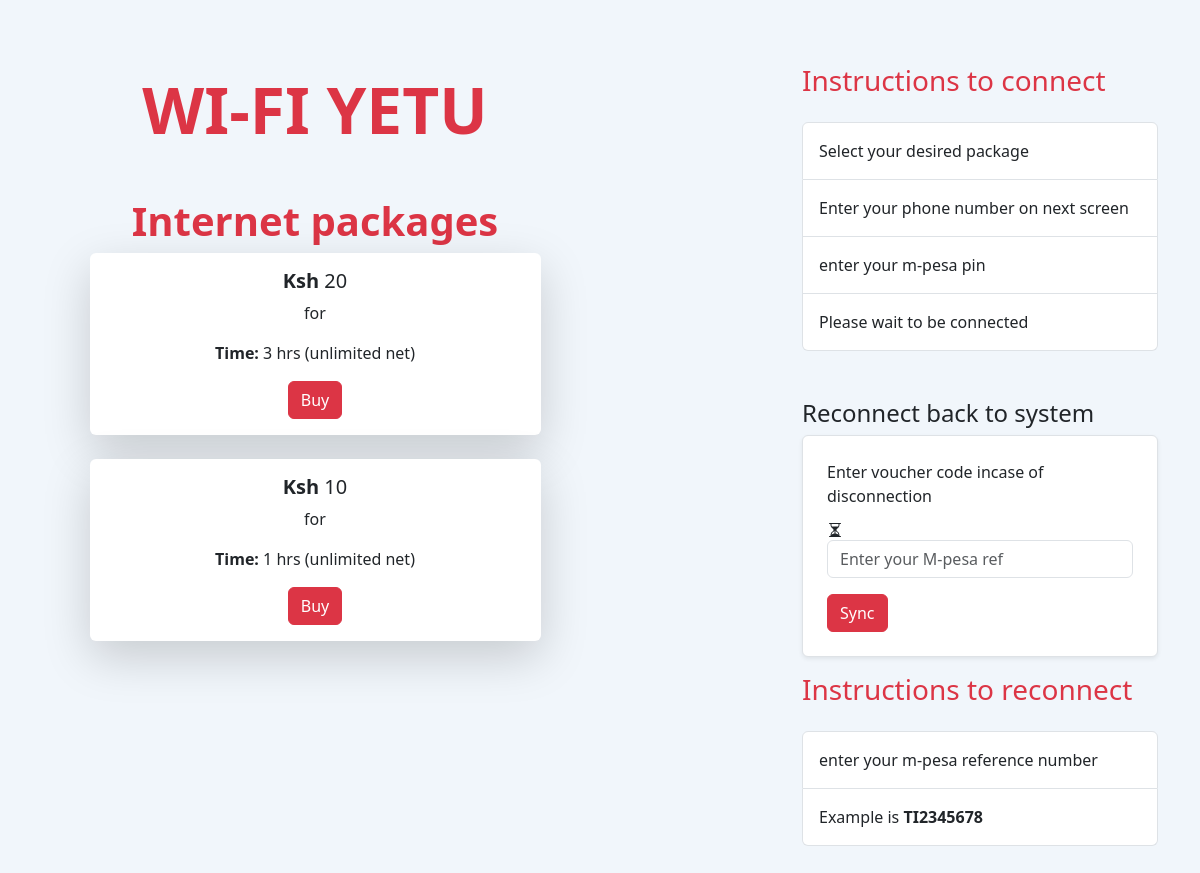
Before: / with the older database file.
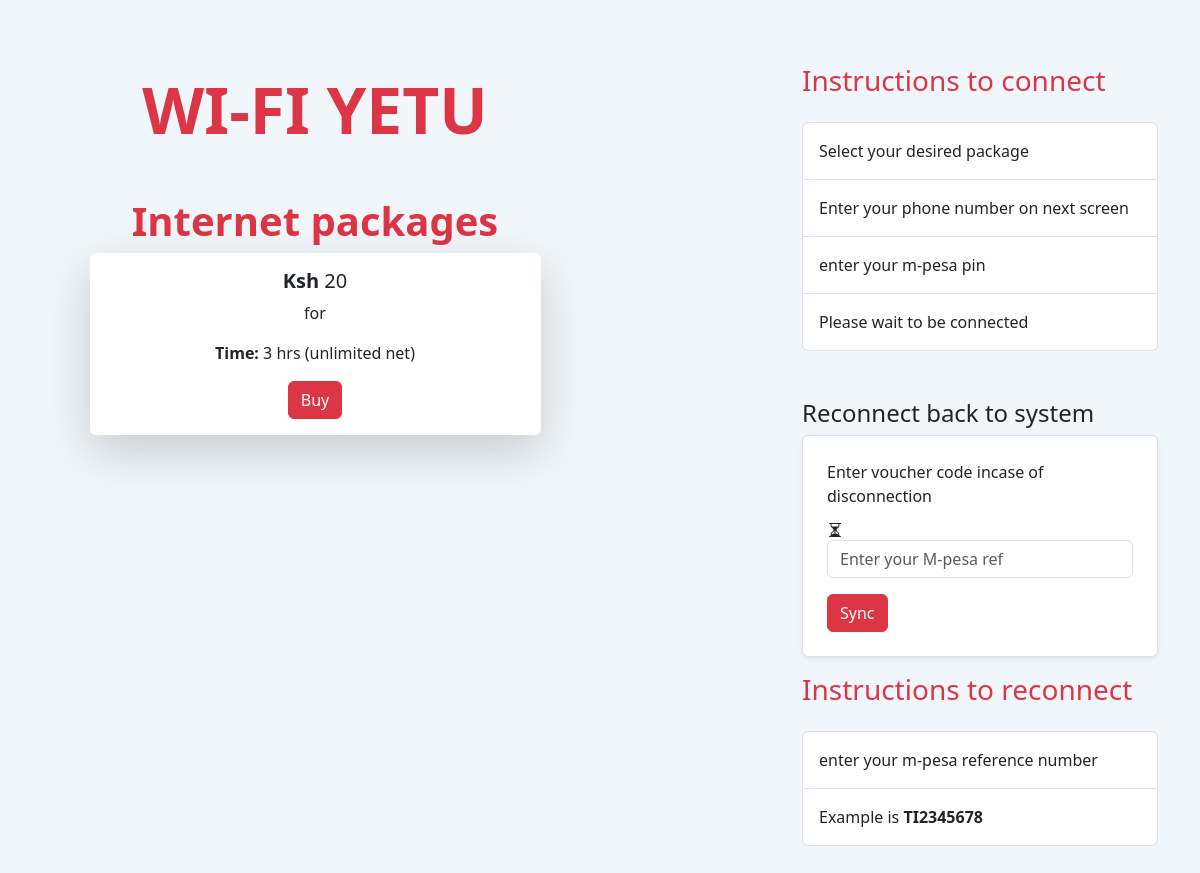
After: the same page with the newer database file.
### backend/models.py (models this page shows, shortened)
class Amount(models.Model):
    amount = models.IntegerField()
    duration = models.IntegerField()

### backend/views.py (the view)
# urls.py: path('', views.index, name='index'),
def index(request):
    internet_packages ={'packages':Amount.objects.all()}
    return render(request, 'index.html',internet_packages)

### templates/index.html (shortened to what this page needs)
{% block content %}
<!DOCTYPE html>
<html lang="en">
<head>
  <link href="https://cdn.jsdelivr.net/npm/bootstrap@5.3.7/dist/css/bootstrap.min.css" rel="stylesheet">
</head>
<body style="background-color: #f1f6fb;">
    <div class="container py-5">
        <div class="row justify-content-center align-items-start">
                <div class="col-md-6">
                    <h1 class="display-3 fw-bold text-center text-danger mb-5 mt-4 text-uppercase">WI-FI YETU</h1>
                    <h3 class=" display-6 fw-bold text-center text-danger mb-2 mt-1">Internet packages</h3>
                    <div class="row g-4 justify-content-center">
                    {% for package in packages %}
                        <div class="col-md-10">
                            <div class="card shadow-lg border-0 h-100 text-center">
                            <div class="card-body">
                                <h5 class="card-title"><b>Ksh</b> {{ package.amount }}</h5>
                                <p class="card-text">for</p>
                                <p class="card-text"><b>Time:</b> {{ package.duration }} hrs (unlimited net)</p>
                                <a href="{% url 'confirm' package.id %}" class="btn btn-danger">Buy</a>
                            </div>
                            </div>
                        </div>
                    {% endfor %}
                    </div>
                </div>
                <div class="col-md-4 ms-auto">
                    <h3 class="text-danger py-3">Instructions to connect</h3>
                    <ul class="list-group ">
                    <li class="list-group-item py-3 ">Select your desired package</li>
                    <li class="list-group-item py-3 ">Enter your phone number on next screen</li>
                    <li class="list-group-item py-3 ">enter your m-pesa pin</li>
                    <li class="list-group-item py-3 ">Please wait to be connected</li>
                    </ul>
                    <div class="mt-5 mb-5">
                        <h4>Reconnect back to system</h4>
                        <form class="p-4 border rounded shadow-sm bg-white">
                            <div class="mb-3">
                                <label for="inputText" class="form-label">Enter voucher code incase of disconnection</label>
                                <input type="text" class="form-control" id="inputText" name="reconnection" placeholder="Enter your M-pesa ref">
                            </div>
                            <button type="submit" class="btn btn-danger">Sync</button>
                        </form>
                         <h3 class="text-danger py-3">Instructions to reconnect</h3>
                        <ul class="list-group ">
                            <li class="list-group-item py-3 ">enter your m-pesa reference number</li>
                            <li class="list-group-item py-3 ">Example is <b>TI2345678</b></li>
                        </ul>
                    </div>
                </div>
        </div>
    </div>
</body>
</html>
{% endblock %}

Changed rows visible on the page:
removed Amount: amount "10", duration "1"
